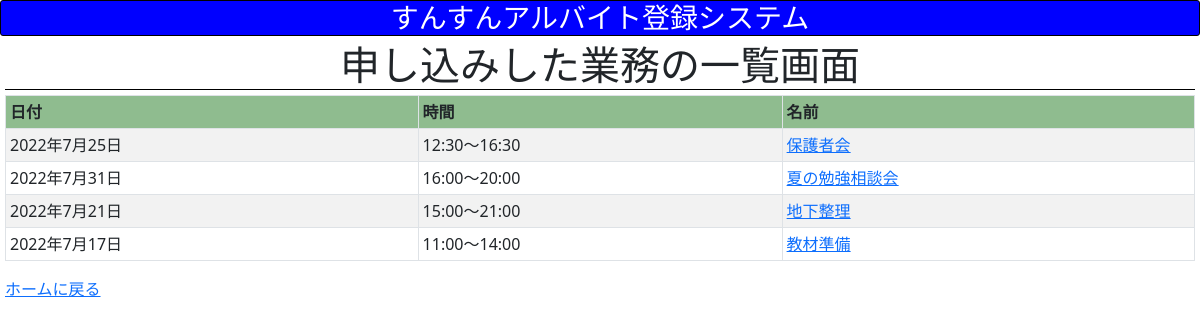
Page /shift/confirm (signed in) on the earlier database version.
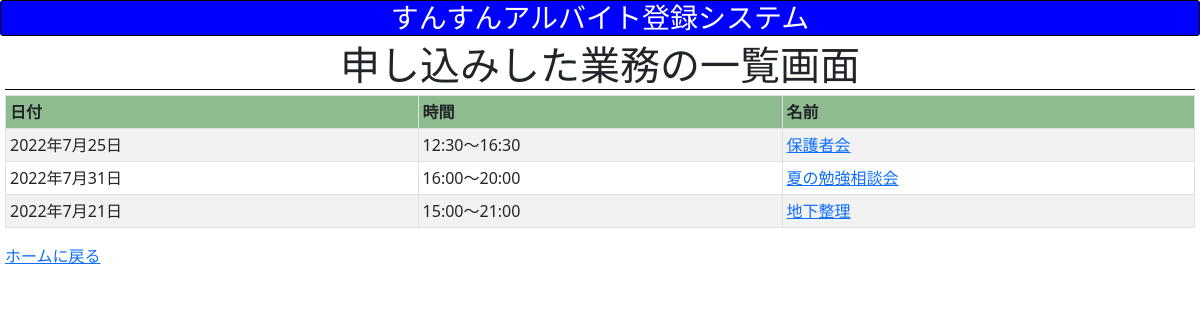
Same page on the later database version.
### shift/models.py (models this page shows, shortened)
class Task(models.Model):
    name = models.CharField(max_length=64)
    specification = models.TextField()
    date = models.DateField()
    startTime = models.CharField(max_length=6)
    endTime = models.CharField(max_length=6)
    type = models.CharField(max_length=64)
    capacity = models.IntegerField()
    extra = models.TextField(blank=True, null=True)

### shift/views.py (the view)
    def checker(request, **kwargs):
        if "worker_id" not in request.session:
            return HttpResponseRedirect(reverse("shift:login"))
        else:
            return func(request, **kwargs)

### shift/context_processor.py (called while the page is built)
def constant_value(request):
    import datetime
    return {
        "Now": datetime.datetime.now()
    }

### shift/views.py (called while the page is built)
def login_checker(func):
    def checker(request, **kwargs):
        if "worker_id" not in request.session:
            return HttpResponseRedirect(reverse("shift:login"))
        else:
            return func(request, **kwargs)
    return checker

@login_checker
def confirm(request):
    worker = Worker.objects.get(id=request.session["worker_id"])
    tasks = worker.tasks.all()
    return render(request, "shift/confirm.html", {
        "tasks": tasks
    })

### shift/templates/shift/confirm.html
{% extends 'shift/layout.html' %}
{% block body %}
    <h1 class="theme">申し込みした業務の一覧画面</h1>
    <table class="table table-bordered table-sm table-striped">
        <thead>
            <tr>
                <th>日付</th>
                <th>時間</th>
                <th>名前</th>
            </tr>
        </thead>
        <tbody>
            {% for task in tasks %}
                <tr>
                    <td>{{ task.date }}</td>
                    <td>{{ task.startTime }}〜{{ task.endTime }}</td>
                    <td> <a href="{% url "shift:specification" task.id %}">{{ task.name }}</a> </td>
                </tr>
            {% endfor %}
        </tbody>
    </table>
    <a href="{% url 'shift:home' Now.year Now.month %}">ホームに戻る</a>
{% endblock %}

Differences in the rows shown:
no longer on this page (row edited): Task: date "2022年7月17日", startTime "11:00", endTime "14:00", name "教材準備"
